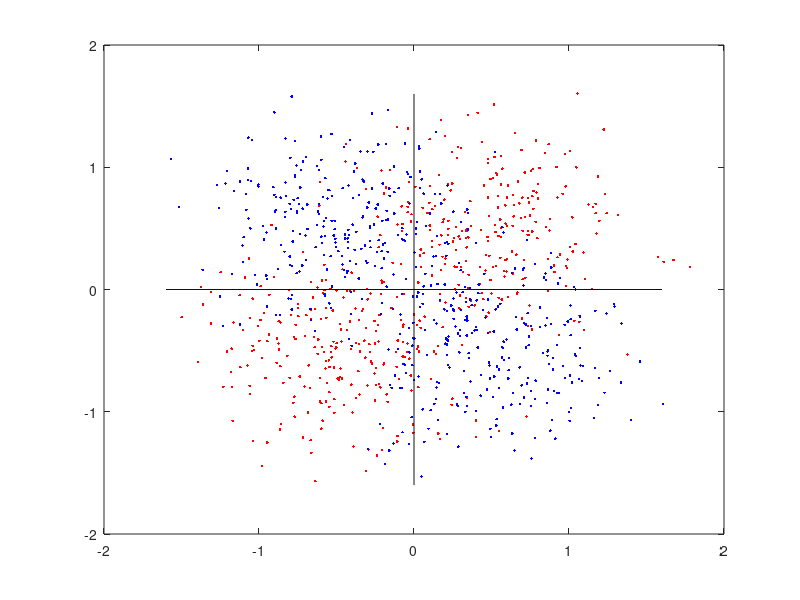

Here is the MATLAB script that generated this plot: (Note: this script raises an error after producing the figure.)
%% Generating data
n = 1000;
Data = zeros(n, 3);
err_sd = .3; 
% You can play with 'err_sd' to increase/decrease overlap of classes
for i = 1:n
    p = unifrnd(0, 1, 1);
    if p >= 3/4
        x = unifrnd(-1, 0, 1) + normrnd(0, err_sd, 1);
        y = unifrnd(-1, 0, 1) + normrnd(0, err_sd, 1);
        Data(i, :) = [x, y, 1];
    end
    if 3/4 > p >= 1/2
        x = unifrnd(0, 1, 1) + normrnd(0, err_sd, 1);
        y = unifrnd(0, 1, 1) + normrnd(0, err_sd, 1);
        Data(i, :) = [x, y, 1];
    end   
    if 1/2 > p >= 1/4
        x = unifrnd(0, 1, 1) + normrnd(0, err_sd, 1);
        y = unifrnd(-1, 0, 1) + normrnd(0, err_sd, 1);
        Data(i, :) = [x, y, 2];
    end
    if 1/4 > p
        x = unifrnd(-1, 0, 1) + normrnd(0, err_sd, 1);
        y = unifrnd(0, 1, 1) + normrnd(0, err_sd, 1);
        Data(i, :) = [x, y, 2];
    end
end
figure;
Data_1 = Data(Data(:,3) == 1, :);
Data_2 = Data(Data(:,3) == 2, :);

% Looking at data
plot(Data_1(:, 1), Data_1(:, 2), 'r.');
hold on;
plot(Data_2(:, 1), Data_2(:, 2), 'b.');
plot([-(1+2*err_sd), 1+2*err_sd], [0, 0], 'Color', [17/255 17/255 17/255])
plot([0, 0], [-(1+2*err_sd), 1+2*err_sd], 'Color', [17/255 17/255 17/255])
hold off;

%% Fit a logistic regression
% You have to first work-out the design matrix (in real data sets it can be
% much more complicated.) 
X = [ones(size(Data, 1), 1), Data(:, 1).*Data(:, 2)];
Y = Data(:, 3) - 1;
[b, dev, stats] = glmfit(X, Y, 'binomial', 'constant', 'off');
plot(Data_1(:, 1), Data_1(:, 2), 'r.');
hold on;
plot(Data_2(:, 1), Data_2(:, 2), 'b.');
alpha = -b(1)/b(2);
plot([-(1+2*err_sd), 1+2*err_sd], [-alpha/(1+2*err_sd), alpha/(1+2*err_sd)], 'Color', [17/255 17/255 17/255])
plot([-alpha/(1+2*err_sd), alpha/(1+2*err_sd)], [-(1+2*err_sd), 1+2*err_sd], 'Color', [17/255 17/255 17/255])
hold off;

%% Fit a k-nearest-neighbor estimation
% Play with k to see the effect of k on k-nearest neighborhood estimation
% When k is large (small) what happens to Bias and Variance of your model?
% How can you pick a good value for k?
k = 50;
KNN_model = fitcknn(Data(:, 1:2), Data(:, 3),'NumNeighbors',k,'Standardize',1);
x1_range = min(Data(:, 1)):0.05:max(Data(:, 1));
x2_range = min(Data(:, 2)):0.05:max(Data(:, 2));
pred = zeros(length(x1_range), length(x2_range));
for i = 1:length(x1_range)
    for j = 1:length(x2_range)
        x1 = x1_range(i);
        x2 = x2_range(j);
        pred(i, j) = predict(KNN_model, [x1, x2]);
    end
end
imagesc(pred);
colorbar;

%% Fit SVM
% Play with 'KernelScale' to find a good tradeoff between Bias and Variance
% What happens if 'KernleScale' is too big (too small)? What is a good
% value? How can you obtain it?
SVM_model = fitcsvm(Data(:, 1:2), Data(:, 3), 'Standardize', 1, 'KernelFunction','RBF', 'KernelScale', .8);
x1_range = min(Data(:, 1)):0.05:max(Data(:, 1));
x2_range = min(Data(:, 2)):0.05:max(Data(:, 2));
pred = zeros(length(x1_range), length(x2_range));
for i = 1:length(x1_range)
    for j = 1:length(x2_range)
        x1 = x1_range(i);
        x2 = x2_range(j);
        pred(i, j) = predict(SVM_model, [x1, x2]);
    end
end
imagesc(pred);
colorbar;

%% Fit a tree-based method
% Check what is 'MaxNumSplits' and play with it to see overfitting and
% underfittng models. How to decide on it? Is there a better way to prevent
% your model from overfittin? YES, you can use 'CrossVal' to 'on', however
% a little modification is needed to get predictions.
tree_model = fitctree(Data(:, 1:2), Data(:, 3), 'MaxNumSplits', 20);
x1_range = min(Data(:, 1)):0.05:max(Data(:, 1));
x2_range = min(Data(:, 2)):0.05:max(Data(:, 2));
pred = zeros(length(x1_range), length(x2_range));
for i = 1:length(x1_range)
    for j = 1:length(x2_range)
        x1 = x1_range(i);
        x2 = x2_range(j);
        pred(i, j) = predict(tree_model, [x1, x2]);
    end
end
imagesc(pred);
colorbar;

